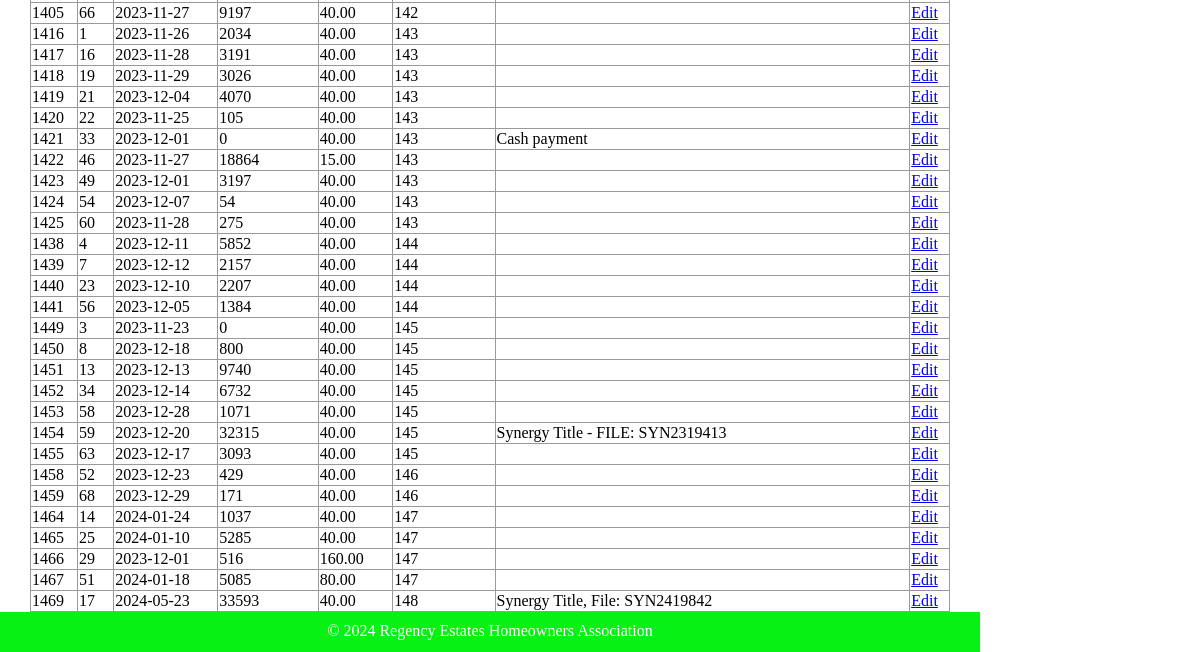
The page /html/public/staff/fees/index.php (lower part) on the database as committed earlier.
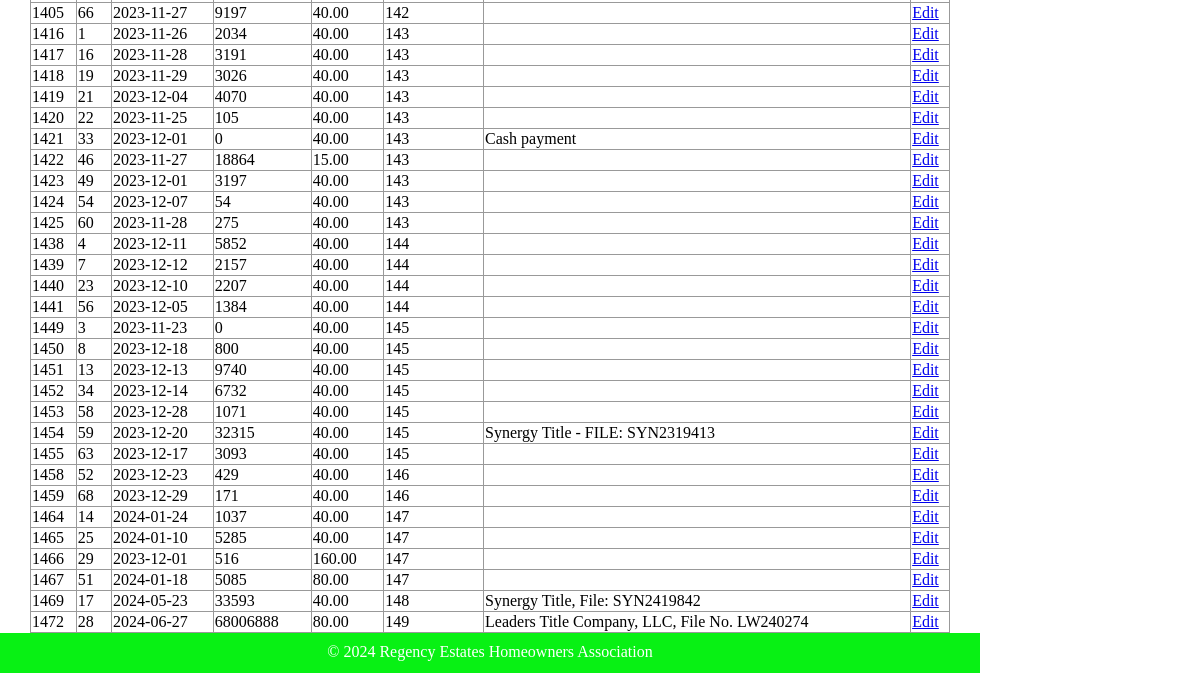
The same page on the database as committed later.
### tables this page shows
CREATE TABLE `fees` (
  `id` int(11) NOT NULL,
  `dt` date DEFAULT NULL,
  `ck_no` int(11) NOT NULL,
  `amount` decimal(10,2) DEFAULT NULL,
  `fk_lot_id` int(11) NOT NULL,
  `fk_deposit_id` int(11) DEFAULT NULL,
  `note` varchar(250) DEFAULT NULL
);

### html/private/query_functions.php (called while the page is built, shortened)
<?php
  function find_all_fees() {
    global $db;
    $sql = "SELECT * FROM fees WHERE dt >= '2020-01-01' ";
    $result = mysqli_query($db, $sql);
    return $result;
  }
?>

### html/private/functions.php (called while the page is built, shortened)
<?php
function url_for($script_path)
{
    if ($script_path[0] != '/')
    {
        $script_path = "/" . $script_path;
    }
    return WWW_ROOT . $script_path;
}
function htmlsc($string = "")
{
    return htmlspecialchars($string);
}
?>

### html/public/staff/fees/index.php (the view, shortened to what this page needs)
<?php $subject_set = find_all_fees(); ?>
<?php include(SHARED_PATH . '/header.php'); ?>
    <div id="content">
        <div id="regency-menu">
            <table class="list">
                <?php while($subject = mysqli_fetch_assoc($subject_set)) { ?>
                    <tr>
                        <td><?php echo htmlsc($subject['id']); ?></td>
                        <td><?php echo htmlsc($subject['fk_lot_id']); ?></td>
                        <td><?php echo htmlsc($subject['dt']); ?></td>
                        <td><?php echo htmlsc($subject['ck_no']); ?></td>
                        <td><?php echo htmlsc($subject['amount']); ?></td>
                        <td><?php echo htmlsc($subject['fk_deposit_id']); ?></td>
                        <td><?php echo htmlsc($subject['note']); ?></td>
                        <td><a class="action" href="<?php echo url_for('/staff/subjects/show.php?id=' . htmlsc(urlencode($subject['id']))); ?>">Edit</a></td>
                    </tr>
                <?php } ?>
            </table>
        </div>
    </div>
<?php include(SHARED_PATH . '/footer.php'); ?>

Rows that differ between the two databases and show on the page:
added fees: id "1472", fk_lot "28", dt "2024-06-27", ck_no "68006888", amount "80.00", fk_deposit "149", note "Leaders Title Company, LLC, File No. LW240274"
